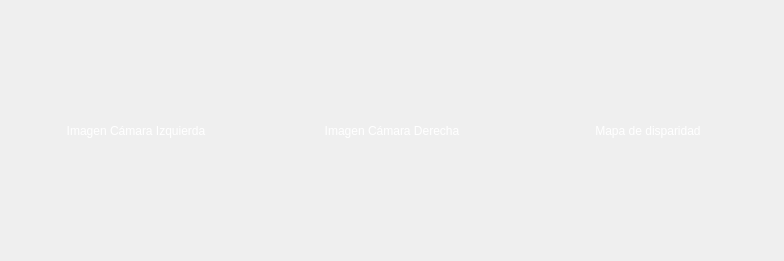
                 <widget class="QWidget" name="horizontalLayoutWidget_2">
                  <property name="geometry">
                   <rect>
                    <x>10</x>
                    <y>10</y>
                    <width>764</width>
                    <height>261</height>
                   </rect>
                  </property>
                  <layout class="QHBoxLayout" name="horizontalLayout_3">
                   <item>
                    <widget class="QLabel" name="left_camera">
                     <property name="minimumSize">
                      <size>
                       <width>250</width>
                       <height>200</height>
                      </size>
                     </property>
                     <property name="styleSheet">
                      <string notr="true">color:white;</string>
                     </property>
                     <property name="text">
                      <string>Imagen Cámara Izquierda</string>
                     </property>
                     <property name="textFormat">
                      <enum>Qt::AutoText</enum>
                     </property>
                     <property name="alignment">
                      <set>Qt::AlignCenter</set>
                     </property>
                    </widget>
                   </item>
                   <item>
                    <widget class="QLabel" name="right_camera">
                     <property name="minimumSize">
                      <size>
                       <width>250</width>
                       <height>200</height>
                      </size>
                     </property>
                     <property name="styleSheet">
                      <string notr="true">color:white;</string>
                     </property>
                     <property name="text">
                      <string>Imagen Cámara Derecha</string>
                     </property>
                     <property name="alignment">
                      <set>Qt::AlignCenter</set>
                     </property>
                    </widget>
                   </item>
                   <item>
                    <widget class="QLabel" name="disparity_map">
                     <property name="minimumSize">
                      <size>
                       <width>250</width>
                       <height>200</height>
                      </size>
                     </property>
                     <property name="styleSheet">
                      <string notr="true">color:white;</string>
                     </property>
                     <property name="text">
                      <string>Mapa de disparidad</string>
                     </property>
                     <property name="alignment">
                      <set>Qt::AlignCenter</set>
                     </property>
                    </widget>
                   </item>
                  </layout>
                 </widget>
